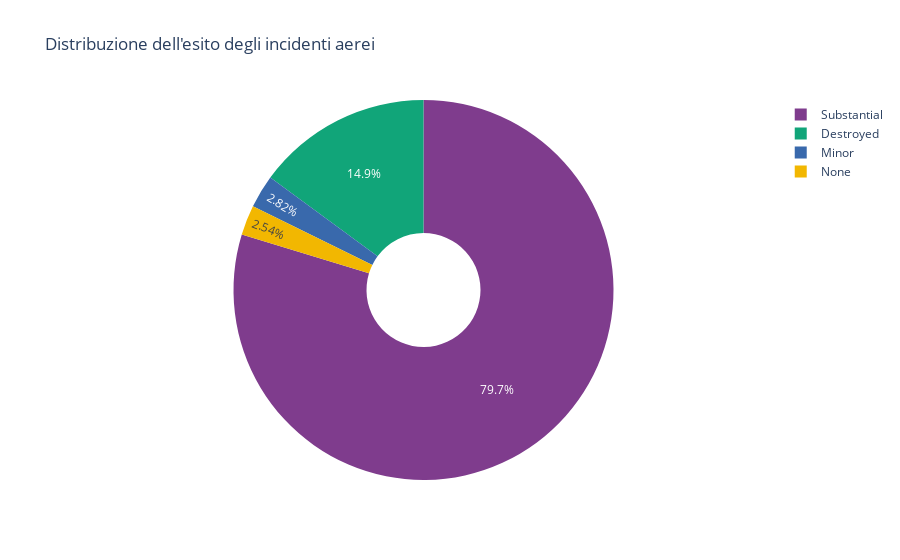

Here is the notebook cell this chart was saved with:
### Code cell
fig = go.Figure(
    data = [go.Pie(labels = damage_class,
            values = df.damage_class.value_counts(),
            marker = dict(colors = px.colors.qualitative.Bold),
            hole = .3)]
)

fig.update_layout(title = "Distribuzione dell'esito degli incidenti aerei")
fig.show()

### Figure 1 — Plotly figure (JSON) as saved in the notebook; plotly's stock layout.template omitted (floating-point values rounded to 4 significant figures)
{"data": [{"hole": 0.3, "labels": ["Substantial", "Destroyed", "Minor", "None"], "marker": {"colors": ["rgb(127, 60, 141)", "rgb(17, 165, 121)", "rgb(57, 105, 172)", "rgb(242, 183, 1)", "rgb(231, 63, 116)", "rgb(128, 186, 90)", "rgb(230, 131, 16)", "rgb(0, 134, 149)", "rgb(207, 28, 144)", "rgb(249, 123, 114)", "rgb(165, 170, 153)"]}, "type": "pie", "values": [2574, 482, 91, 82]}], "layout": {"autosize": true, "title": {"text": "Distribuzione dell'esito degli incidenti aerei"}}}
